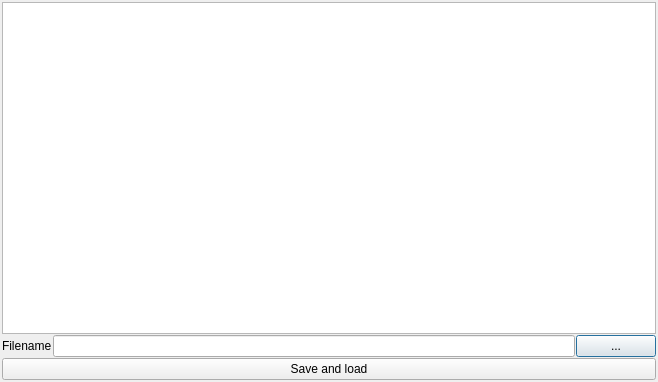
<?xml version="1.0" encoding="UTF-8"?>
<ui version="4.0">
 <class>ScriptForm</class>
 <widget class="QDialog" name="ScriptForm">
  <property name="geometry">
   <rect>
    <x>0</x>
    <y>0</y>
    <width>658</width>
    <height>382</height>
   </rect>
  </property>
  <property name="windowTitle">
   <string>New script</string>
  </property>
  <layout class="QVBoxLayout" name="verticalLayout">
   <property name="spacing">
    <number>1</number>
   </property>
   <property name="leftMargin">
    <number>2</number>
   </property>
   <property name="topMargin">
    <number>2</number>
   </property>
   <property name="rightMargin">
    <number>2</number>
   </property>
   <property name="bottomMargin">
    <number>2</number>
   </property>
   <item>
    <widget class="QTextEdit" name="textEdit">
     <property name="acceptRichText">
      <bool>false</bool>
     </property>
    </widget>
   </item>
   <item>
    <layout class="QFormLayout" name="formLayout">
     <item row="0" column="0">
      <widget class="QLabel" name="label_2">
       <property name="text">
        <string>Filename</string>
       </property>
      </widget>
     </item>
     <item row="0" column="1">
      <layout class="QHBoxLayout" name="horizontalLayout">
       <item>
        <widget class="QLineEdit" name="lineEdit_2"/>
       </item>
       <item>
        <widget class="QPushButton" name="pushButton_2">
         <property name="text">
          <string>...</string>
         </property>
        </widget>
       </item>
      </layout>
     </item>
    </layout>
   </item>
   <item>
    <widget class="QPushButton" name="pushButton">
     <property name="text">
      <string>Save and load</string>
     </property>
    </widget>
   </item>
  </layout>
 </widget>
 <resources/>
 <connections/>
</ui>
